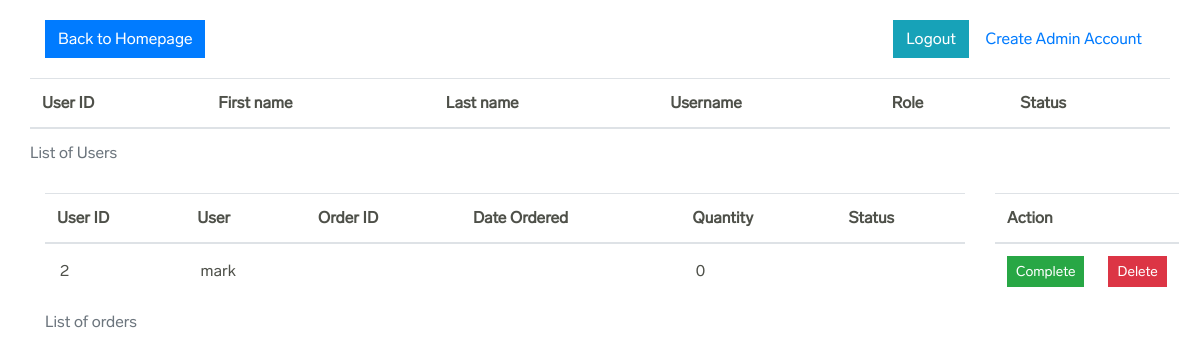
Before: /admin_page.php with the older database file.
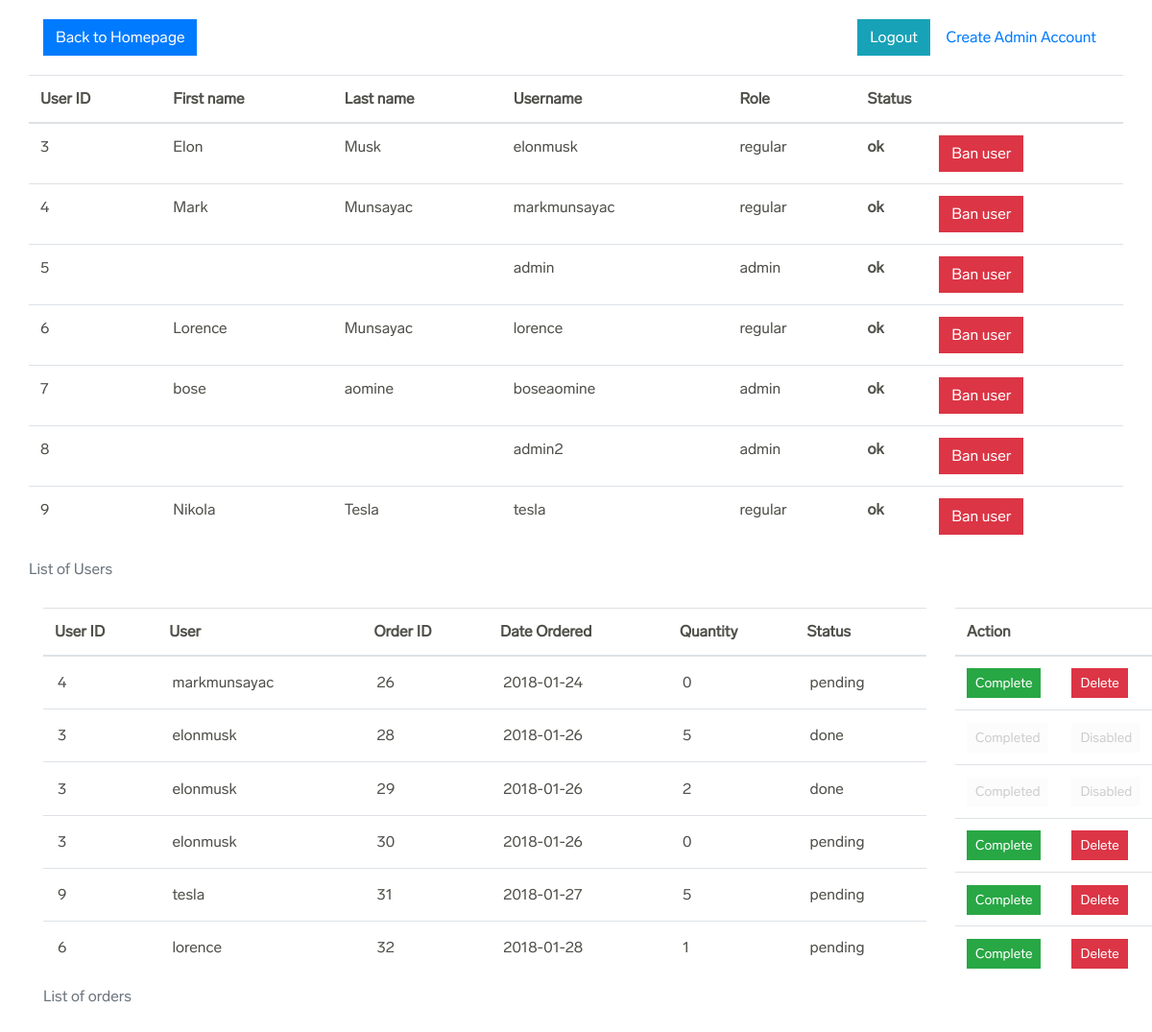
After: the same page with the newer database file.
### tables this page shows
CREATE TABLE `users` (
  `id` int(11) NOT NULL,
  `first_name` varchar(255) DEFAULT NULL,
  `last_name` varchar(255) DEFAULT NULL,
  `username` varchar(255) NOT NULL,
  `password` varchar(255) NOT NULL,
  `role_id` int(11) DEFAULT NULL,
  `status_id` int(11) NOT NULL
);

CREATE TABLE `roles` (
  `id` int(11) NOT NULL,
  `role_name` varchar(255) DEFAULT NULL
);

CREATE TABLE `user_status` (
  `id` int(11) NOT NULL,
  `status` varchar(255) NOT NULL
);

CREATE TABLE `orders` (
  `id` int(11) NOT NULL,
  `order_date` date DEFAULT NULL,
  `user_id` int(11) DEFAULT NULL,
  `status` varchar(255) NOT NULL
);

### admin_page.php (the view, shortened to what this page needs)
<!DOCTYPE html>
<html>
<head>
	<?php require "assets/partials/head.php" ?>
</head>
<body>
<div class="container">
	<div class="row home-btn logout-btn">
		<div class="inner-home-btn col-12 col-md-4">
			<a href="index.php" class="btn btn-primary">Back to Homepage</a>
		</div>
		<div class="inner-admin-name col-12 col-md-4">
		</div>
		<div class="inner-logout-btn create-admin-btn col-12 col-md-4">
			<a href="logout.php" class="btn btn-info admin-logout">Logout</a>
			<span class="btn btn-link" data-toggle="modal" data-target="#adminModal">Create Admin Account</span>
		</div>
	</div>
	<div class="row">
		<table class="table table-condensed col-md-auto users-table">
			<caption>List of Users</caption>
			<thead>
				<tr>
					<th>User ID</th>
					<th>First name</th>
					<th>Last name</th>
					<th>Username</th>
					<th>Role</th>
					<th colspan="2">Status</th>
				</tr>
			</thead>
			<tbody>
				<?php
					$admin = $_SESSION['username'];
					require "connection.php";
					$sql = "SELECT *, a.id as user_id, b.role_name as role, c.status as status FROM users a JOIN roles b ON (a.role_id = b.id) JOIN user_status c ON (a.status_id = c.id)";
					$result = mysqli_query($connection, $sql);
					while($row = mysqli_fetch_assoc($result)) : extract($row);
						if ($admin != $username) :
				 ?>
							<tr>
								<td><?php echo $user_id; ?></td>
								<td><?php echo $first_name; ?></td>
								<td><?php echo $last_name; ?></td>
								<td><?php echo $username; ?></td>
								<td><?php echo $role; ?></td>
								<td class="user-status">
									<?php echo $status; ?>
								</td>
								<?php if($status == 'ok') : ?>
								<td>
									<a href="#" class="btn btn-danger ban" data-index="<?php echo $user_id; ?>" data-toggle="modal" data-target="#myModal">Ban user</a>
								</td>
								<?php else: ?>
								<td>
									<a href="#" class="btn btn-success unban" data-index="<?php echo $user_id; ?>" data-toggle="modal" data-target="#myModal">Unban user</a>
								</td>
								<?php endif; ?>
							</tr>
				<?php 	endif;
					endwhile; ?>
			</tbody>
		</table>
		<div class="col-md-10">
			<table class="table table-condensed table-hover orders-table">
				<caption>List of orders</caption>
				<thead>
					<tr>
						<th>User ID</th>
						<th>User</th>
						<th>Order ID</th>
						<th>Date Ordered</th>
						<th>Quantity</th>
						<th colspan="3">Status</th>
					</tr>
				</thead>
				<tbody>
					<?php
						$sql = "SELECT b.id as order_id, a.id as user_id, a.username as username, b.order_date as date_ordered,
								b.status as order_status, COUNT(quantity) as quantity
								FROM users a LEFT JOIN orders b ON (a.id = b.user_id) LEFT JOIN order_details c ON (b.id = c.order_id) WHERE a.role_id = 1 GROUP BY b.id";
						$result = mysqli_query($connection, $sql);
						while ($row = mysqli_fetch_assoc($result)):
							extract($row);
					 ?>
						<tr class="view-orders" data-order-id = "<?php echo $order_id; ?>" data-username="<?php echo $username; ?>">
							<td><?php echo $user_id; ?></td>
							<td><?php echo $username; ?></td>
							<td><?php echo $order_id; ?></td>
							<td><?php echo $date_ordered; ?></td>
							<td><?php echo $quantity; ?></td>
							<td><?php echo $order_status; ?></td>
						</tr>
					<?php endwhile; ?>
				</tbody>
			</table>
		</div>
		<div class="col-md-2">
			<table class="table table-condensed table-hover orders-table-btn">
					<tr>
						<th colspan="2">Action</th>
					</tr>
				<tbody>
					<?php
						$sql = "SELECT b.id as order_id, a.id as user_id, a.username as username, b.order_date as date_ordered,
								b.status as order_status, COUNT(quantity) as quantity
								FROM users a LEFT JOIN orders b ON (a.id = b.user_id) LEFT JOIN order_details c ON (b.id = c.order_id) WHERE a.role_id = 1 GROUP BY b.id";
						$result = mysqli_query($connection, $sql);
						while ($row = mysqli_fetch_assoc($result)):
							extract($row);
					 ?>
					<tr>
							<?php if ($order_status == 'done'): ?>
								<td><button class="btn btn-sm" disabled>Completed</button></td>
								<td><button class="btn btn-sm" disabled>Disabled</button></td>
							<?php else: ?>
								<td>
									<a href="#" class="btn btn-success btn-sm order-complete-btn" data-user-id="<?php echo $user_id; ?>" data-order-id="<?php echo $order_id; ?>" data-toggle="modal" data-target="#myModal">Complete</a>
								</td>
								<td>
								<a href="#" class="btn btn-danger btn-sm order-delete-btn" data-username="<?php echo $username; ?>" data-order-id="<?php echo $order_id; ?>" data-quantity="<?php echo $quantity; ?>" data-toggle="modal" data-target="#myModal">Delete</a>
								</td>
							<?php endif; ?>
					</tr>
					<?php endwhile; ?>
				</tbody>
			</table>
		</div>
	</div>
</div>
</body>
</html>

Changed rows visible on the page:
removed users: id "2", username "mark", quantity "0"
added users: id "3", first_name "Elon", last_name "Musk", username "elonmusk", role.role_name "regular", status.status "ok", shown under "List of Users"
added users: id "4", first_name "Mark", last_name "Munsayac", username "markmunsayac", role.role_name "regular", status.status "ok", shown under "List of Users"
added users: id "5", username "admin", role.role_name "admin", status.status "ok", shown under "List of Users"
added users: id "6", first_name "Lorence", last_name "Munsayac", username "lorence", role.role_name "regular", status.status "ok", shown under "List of Users"
added users: id "7", first_name "bose", last_name "aomine", username "boseaomine", role.role_name "admin", status.status "ok", shown under "List of Users"
added users: id "8", username "admin2", role.role_name "admin", status.status "ok", shown under "List of Users"
added users: id "9", first_name "Nikola", last_name "Tesla", username "tesla", role.role_name "regular", status.status "ok", shown under "List of Users"
added orders: user "4", user.username "markmunsayac", id "26", order_date "2018-01-24", quantity "0", status "pending"
added orders: user "3", user.username "elonmusk", id "28", order_date "2018-01-26", quantity "5", status "done", shows "Completed"
added orders: user "3", user.username "elonmusk", id "29", order_date "2018-01-26", quantity "2", status "done", shows "Completed"
added orders: user "3", user.username "elonmusk", id "30", order_date "2018-01-26", quantity "0", status "pending"
added orders: user "9", user.username "tesla", id "31", order_date "2018-01-27", quantity "5", status "pending"
added orders: user "6", user.username "lorence", id "32", order_date "2018-01-28", quantity "1", status "pending"
